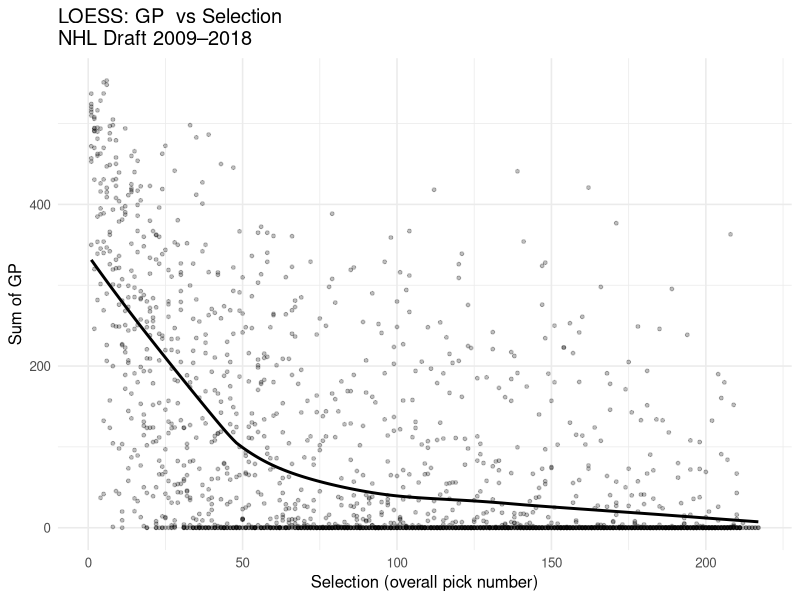
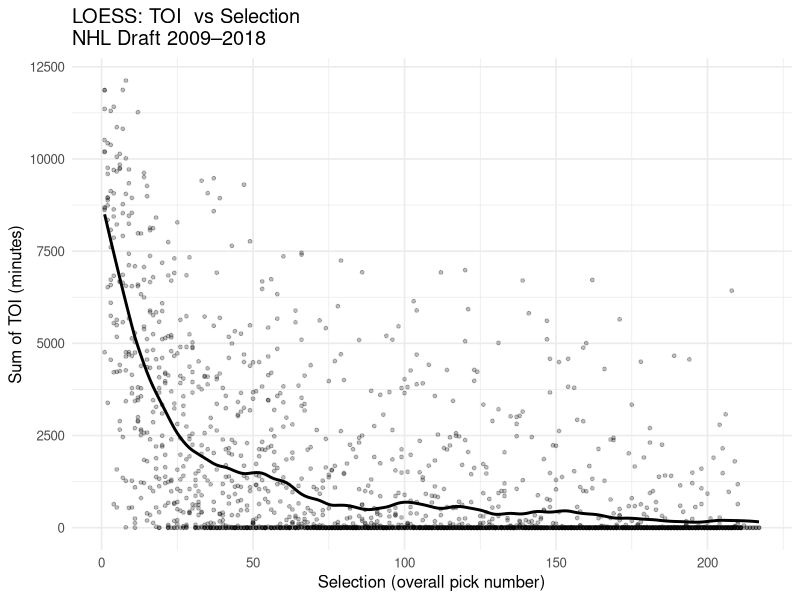
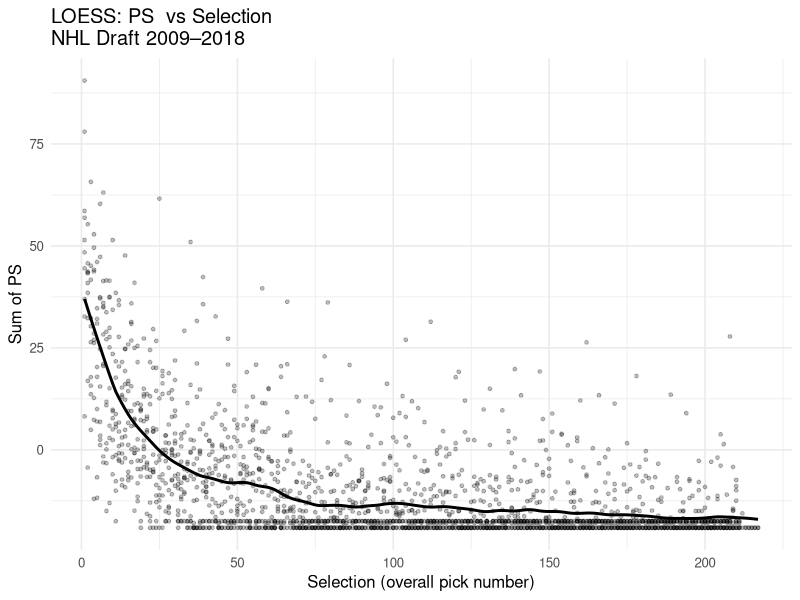
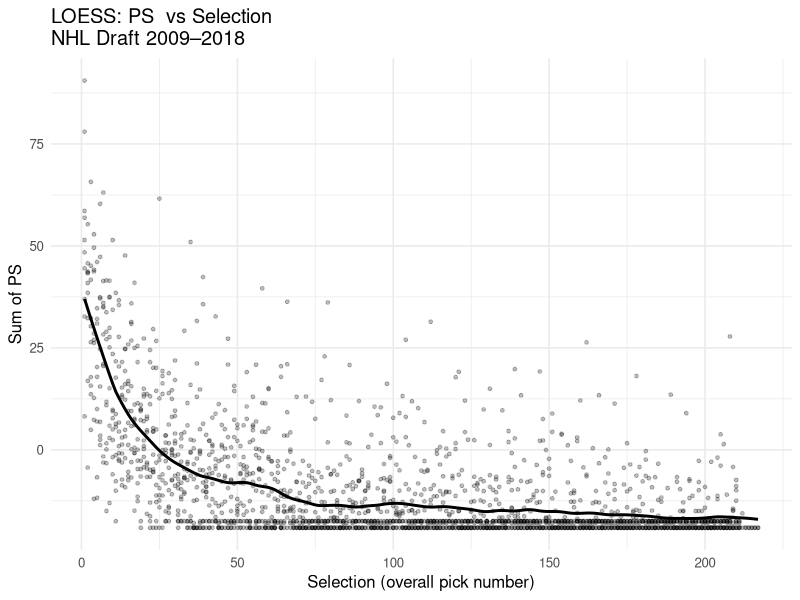
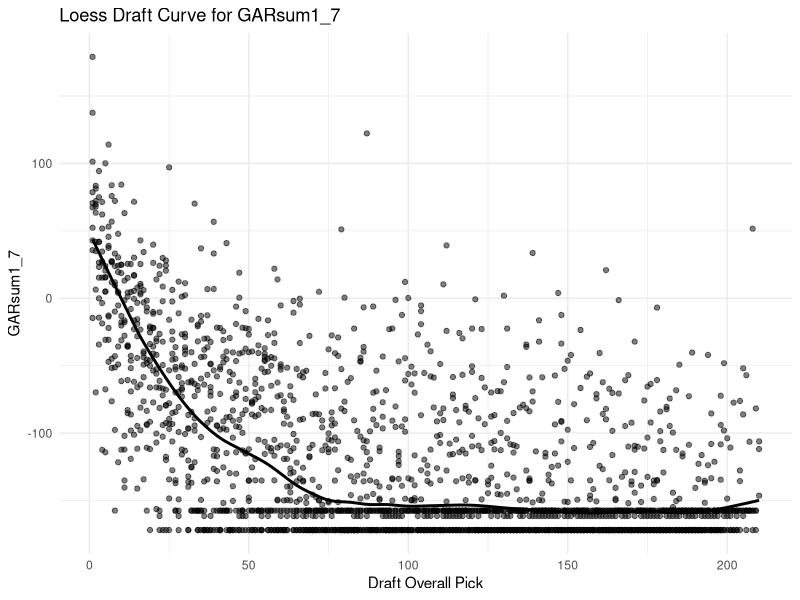

R code for these plots, in order:
## ---- chunk 1
library(ggplot2)
library(dplyr)
library(stringr)

## ---- chunk 2
set.seed(1)
dat <- read.csv("NHL_2009_2018_combined_cleaned.csv",stringsAsFactors = FALSE)
dat <- dat %>% arrange(Selection)
lo <- loess(dat$GP_sum ~ Selection,
            data = dat,
            span = 0.45,      
            degree = 1,       # local linear
            family = "gaussian",
            na.action = na.exclude,
            surface = "direct")

sel_min <- min(dat$Selection, na.rm = TRUE)
sel_max <- max(dat$Selection, na.rm = TRUE)
grid    <- data.frame(Selection = sel_min:sel_max)

pred <- grid |>
  mutate(Predicted_GP_sum_Yrs1to7 = as.numeric(predict(lo, newdata = grid)))


p <- ggplot() +
  geom_point(data = dat, aes(Selection, GP_sum), alpha = 0.25, size = 1) +
  geom_line(data = pred, aes(Selection, Predicted_GP_sum_Yrs1to7), linewidth = 1) +
  labs(
    title = "LOESS: GP  vs Selection\nNHL Draft 2009–2018",
    x = "Selection (overall pick number)",
    y = "Sum of GP"
  ) +
  theme_minimal(base_size = 12)
p
## ---- chunk 3
set.seed(1)
dat <- read.csv("NHL_2009_2018_combined_cleaned.csv",stringsAsFactors = FALSE)
dat <- dat %>% arrange(Selection)
lo <- loess(dat$TOI_sum_min ~ Selection,
            data = dat,
            span = 0.1,      
            degree = 1,       # local linear
            family = "gaussian",
            na.action = na.exclude,
            surface = "direct")

sel_min <- min(dat$Selection, na.rm = TRUE)
sel_max <- max(dat$Selection, na.rm = TRUE)
grid    <- data.frame(Selection = sel_min:sel_max)

pred <- grid |>
  mutate(Predicted_TOI_sum_minutes_Yrs1to7 = as.numeric(predict(lo, newdata = grid)))


p <- ggplot() +
  geom_point(data = dat, aes(Selection, TOI_sum_min), alpha = 0.25, size = 1) +
  geom_line(data = pred, aes(Selection, Predicted_TOI_sum_minutes_Yrs1to7), linewidth = 1) +
  labs(
    title = "LOESS: TOI  vs Selection\nNHL Draft 2009–2018",
    x = "Selection (overall pick number)",
    y = "Sum of TOI (minutes)"
  ) +
  theme_minimal(base_size = 12)
p
## ---- chunk 4
set.seed(1)
dat <- read.csv("NHL_2009_2018_combined_cleaned.csv",stringsAsFactors = FALSE)
dat <- dat %>% arrange(Selection)
lo <- loess(dat$PS_sum ~ Selection,
            data = dat,
            span = 0.1,      
            degree = 1,       # local linear
            family = "gaussian",
            na.action = na.exclude,
            surface = "direct")

sel_min <- min(dat$Selection, na.rm = TRUE)
sel_max <- max(dat$Selection, na.rm = TRUE)
grid    <- data.frame(Selection = sel_min:sel_max)

pred <- grid |>
  mutate(Predicted_PS_sum_Yrs1to7 = as.numeric(predict(lo, newdata = grid)))


p <- ggplot() +
  geom_point(data = dat, aes(Selection, PS_sum), alpha = 0.25, size = 1) +
  geom_line(data = pred, aes(Selection, Predicted_PS_sum_Yrs1to7), linewidth = 1) +
  labs(
    title = "LOESS: PS  vs Selection\nNHL Draft 2009–2018",
    x = "Selection (overall pick number)",
    y = "Sum of PS"
  ) +
  theme_minimal(base_size = 12)
p
## ---- chunk 5
set.seed(1)
dat <- read.csv("NHL_2009_2018_combined_cleaned.csv",stringsAsFactors = FALSE)
dat <- dat %>% arrange(Selection)
lo <- loess(dat$PS_sum ~ Selection,
            data = dat,
            span = 0.1,      
            degree = 1,       # local linear
            family = "gaussian",
            na.action = na.exclude,
            surface = "direct")

sel_min <- min(dat$Selection, na.rm = TRUE)
sel_max <- max(dat$Selection, na.rm = TRUE)
grid    <- data.frame(Selection = sel_min:sel_max)

pred <- grid |>
  mutate(Predicted_PS_sum_Yrs1to7 = as.numeric(predict(lo, newdata = grid)))


p <- ggplot() +
  geom_point(data = dat, aes(Selection, PS_sum), alpha = 0.25, size = 1) +
  geom_line(data = pred, aes(Selection, Predicted_PS_sum_Yrs1to7), linewidth = 1) +
  labs(
    title = "LOESS: PS  vs Selection\nNHL Draft 2009–2018",
    x = "Selection (overall pick number)",
    y = "Sum of PS"
  ) +
  theme_minimal(base_size = 12)
p
## ---- chunk 6
library(dplyr)
library(ggplot2)

# read data
dat_gar <- read.csv(
  "draft_pick_wide_GAR_adjusted_2009_2018_GARsum1_7.csv",
  stringsAsFactors = FALSE
) |>
  dplyr::filter(
    !is.na(DraftYr),
    !is.na(DraftOv),
    !is.na(GARsum1_7)
  ) |>
  dplyr::arrange(DraftOv)

# fit final loess model with best span
best_span_gar <- 0.15

fit_gar <- loess(
  GARsum1_7 ~ DraftOv,
  data = dat_gar,
  span = best_span_gar,
  degree = 1,
  family = "symmetric",
  na.action = na.exclude,
  surface = "direct"
)

# create fitted values at observed x
dat_gar_fit <- dat_gar |>
  dplyr::mutate(
    fitted = as.numeric(predict(fit_gar, newdata = dat_gar))
  )

# create a clean draft curve on all pick numbers
pick_grid <- data.frame(
  DraftOv = seq(min(dat_gar$DraftOv), max(dat_gar$DraftOv), by = 1)
)

curve_gar <- pick_grid |>
  dplyr::mutate(
    fitted = as.numeric(predict(fit_gar, newdata = pick_grid))
  )

# view first few rows
head(curve_gar)

# plot
ggplot(dat_gar, aes(x = DraftOv, y = GARsum1_7)) +
  geom_point(alpha = 0.5) +
  geom_line(data = curve_gar, aes(x = DraftOv, y = fitted), linewidth = 1) +
  labs(
    title = "Loess Draft Curve for GARsum1_7",
    x = "Draft Overall Pick",
    y = "GARsum1_7"
  ) +
  theme_minimal()
